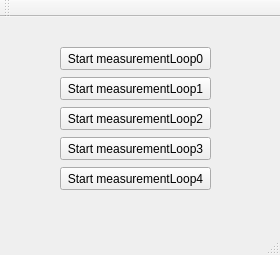
<?xml version="1.0" encoding="UTF-8"?>
<ui version="4.0">
 <class>MainWindow</class>
 <widget class="QMainWindow" name="MainWindow">
  <property name="geometry">
   <rect>
    <x>0</x>
    <y>0</y>
    <width>280</width>
    <height>255</height>
   </rect>
  </property>
  <property name="windowTitle">
   <string>MainWindow</string>
  </property>
  <widget class="QWidget" name="centralwidget">
   <widget class="QPushButton" name="start0">
    <property name="geometry">
     <rect>
      <x>60</x>
      <y>30</y>
      <width>151</width>
      <height>23</height>
     </rect>
    </property>
    <property name="text">
     <string>Start measurementLoop0</string>
    </property>
   </widget>
   <widget class="QPushButton" name="start1">
    <property name="geometry">
     <rect>
      <x>60</x>
      <y>60</y>
      <width>151</width>
      <height>23</height>
     </rect>
    </property>
    <property name="text">
     <string>Start measurementLoop1</string>
    </property>
   </widget>
   <widget class="QPushButton" name="start2">
    <property name="geometry">
     <rect>
      <x>60</x>
      <y>90</y>
      <width>151</width>
      <height>23</height>
     </rect>
    </property>
    <property name="text">
     <string>Start measurementLoop2</string>
    </property>
   </widget>
   <widget class="QPushButton" name="start3">
    <property name="geometry">
     <rect>
      <x>60</x>
      <y>120</y>
      <width>151</width>
      <height>23</height>
     </rect>
    </property>
    <property name="text">
     <string>Start measurementLoop3</string>
    </property>
   </widget>
   <widget class="QPushButton" name="start4">
    <property name="geometry">
     <rect>
      <x>60</x>
      <y>150</y>
      <width>151</width>
      <height>23</height>
     </rect>
    </property>
    <property name="text">
     <string>Start measurementLoop4</string>
    </property>
   </widget>
  </widget>
  <widget class="QMenuBar" name="menubar">
   <property name="geometry">
    <rect>
     <x>0</x>
     <y>0</y>
     <width>280</width>
     <height>21</height>
    </rect>
   </property>
  </widget>
  <widget class="QStatusBar" name="statusbar"/>
  <widget class="QToolBar" name="toolBar">
   <property name="windowTitle">
    <string>toolBar</string>
   </property>
   <attribute name="toolBarArea">
    <enum>TopToolBarArea</enum>
   </attribute>
   <attribute name="toolBarBreak">
    <bool>false</bool>
   </attribute>
  </widget>
 </widget>
 <resources/>
 <connections/>
</ui>
